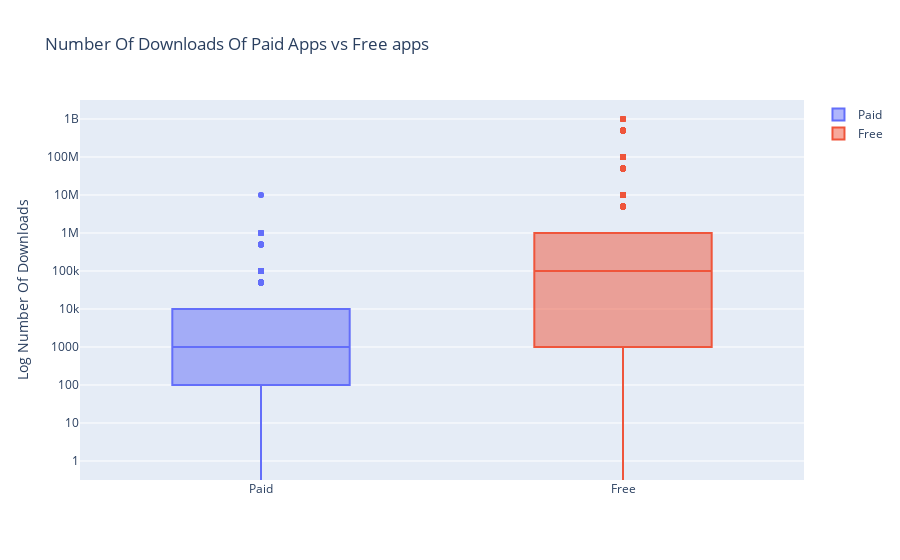

The code cell stored with this chart in its notebook:
### Markdown cell above
## 9. Popularity of paid apps vs free apps
<p>For apps in the Play Store today, there are five types of pricing strategies: free, freemium, paid, paymium, and subscription. Let's focus on free and paid apps only. Some characteristics of free apps are:</p>
<ul>
<li>Free to download.</li>
<li>Main source of income often comes from advertisements.</li>
<li>Often created by companies that have other products and the app serves as an extension of those products.</li>
<li>Can serve as a tool for customer retention, communication, and customer service.</li>
</ul>
<p>Some characteristics of paid apps are:</p>
<ul>
<li>Users are asked to pay once for the app to download and use it.</li>
<li>The user can't really get a feel for the app before buying it.</li>
</ul>
<p>Are paid apps installed as much as free apps? It turns out that paid apps have a relatively lower number of installs than free apps, though the difference is not as stark as I would have expected!</p>

### Code cell
trace0 = go.Box(
    # Data for paid apps
    y = apps[apps['Type'] == 'Paid']['Installs'],
    name = 'Paid'
)

trace1 = go.Box(
    # Data for free apps
    y = apps[apps['Type'] == 'Free']['Installs'],
    name = 'Free'
)

layout = go.Layout(
    title = "Number Of Downloads Of Paid Apps vs Free apps",
    yaxis = dict(title = "Log Number Of Downloads",
                type = 'log',
                autorange = True)
)

# Add trace0 and trace1 to a list for plotting
data = [trace0, trace1]
plotly.offline.iplot({'data': data, 'layout': layout})

### Figure 1 — Plotly figure (JSON) as saved in the notebook; plotly's stock layout.template omitted (floating-point values rounded to 4 significant figures; data arrays with more than 128 entries replaced by an {"elided": "..."} marker saying what was removed)
{"data": [{"name": "Paid", "type": "box", "y": {"elided": "756 int values"}}, {"name": "Free", "type": "box", "y": {"elided": "8903 int values"}}], "layout": {"title": {"text": "Number Of Downloads Of Paid Apps vs Free apps"}, "yaxis": {"autorange": true, "title": {"text": "Log Number Of Downloads"}, "type": "log"}}}
